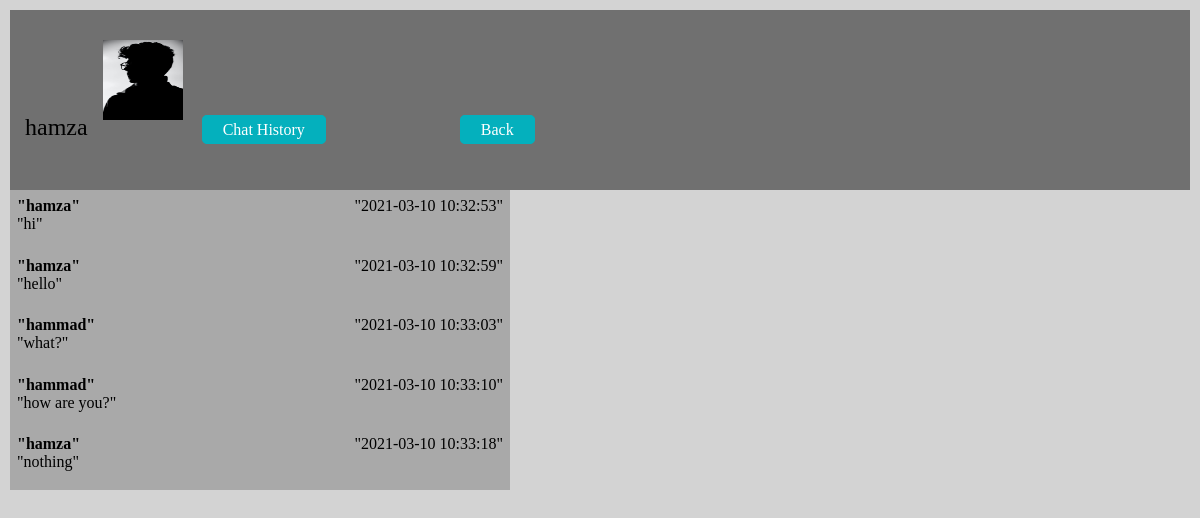
The app's page /chat_history.php?id=19 (signed in) with its own data.
### tables this page shows
CREATE TABLE `users` (
  `user_id` int(50) NOT NULL,
  `username` varchar(50) NOT NULL,
  `email` varchar(50) NOT NULL,
  `password` varchar(50) NOT NULL,
  `confirm_password` varchar(50) NOT NULL,
  `login_status` tinyint(4) NOT NULL DEFAULT 0,
  `last_login` datetime NOT NULL,
  `profile_image` varchar(100) NOT NULL
);

CREATE TABLE `chat_history` (
  `id` int(11) NOT NULL,
  `user_id` int(11) NOT NULL,
  `msg` varchar(240) NOT NULL,
  `date_time` datetime NOT NULL
);

### chat_history.php (the view, shortened to what this page needs)
<?php
include 'connection.php';
if(isset($_SESSION['userid']) || isset($_COOKIE['userid']))
{
$second_user = $_GET['id'];
$query ="SELECT users.username, chat_history.msg, chat_history.date_time
FROM users
INNER JOIN chat_history ON users.user_id = chat_history.user_id	";
$result = mysqli_query($con,$query);
$query1 ="SELECT * FROM `users` WHERE `user_id`= '$second_user'";
$result1 = mysqli_query($con,$query1);
$row1 = mysqli_fetch_array($result1);
}
else
{
    header('location: index.php');
}
?>
<!DOCTYPE html>
<html lang="en">
<head>
    <link rel="stylesheet" href="css/style.css">
</head>
<body>
    <div class="container">
        <div class="color">
        <div class="button-bar">
        <?php echo'
            <span style="font-size: 1.5em;">'.$row1['username'].'<img style="height: 80px; width: 80px; padding:15px;" src="'.$row1['profile_image'].'" alt=""></span>';
            ?>
            <?php
             echo ' <a href="chat_history.php?id='.$_GET['id'].'">Chat History</a>';
            ?>
            <a href="online.php">Back</a>
        </div>
        </div>
        <div class="message">
        <table id="chats">
           <tbody>
               <?php
               while($row=mysqli_fetch_array($result))
               {
               echo '
           <tr><td valign="top"><div><strong>"'.$row['username'].'"</strong></div><div>"'.$row['msg'].'"</div><td align="right" valign="top">"'.$row['date_time'].'"</td></tr>';
            }
           ?>
        </tbody>
        </table>
        </div>
    </div>
</body>
</html>

### css/style.css (style rules this page uses)
* { margin: 0px; padding: 0px; }
.container { height: 100vh; padding: 10px; background-color: lightgray; }
table { width: 35%; background-color: darkgrey; }
table td { padding: 10px; column-gap: 50px; }
.color { padding: 15px; height: 150px; background-color: rgb(112, 112, 112); }
.button-bar a { margin-right: 130px; padding: 5px 20px 5px 20px; border: 1px solid rgb(4, 176, 189); border-radius: 5px; color: white; text-decoration: none; background-color: rgb(4, 176, 189); }
#chats { width: 500px; height: 300px; }
#chats tr td { padding: 5px; column-gap: 5px; }
.message { background-color: grey; width: 500px; }

### records on screen
users: username "hamza", profile_image (picture)
chat_history: user.username "hamza", msg "hi", date_time "2021-03-10 10:32:53"
chat_history: user.username "hamza", msg "hello", date_time "2021-03-10 10:32:59"
chat_history: user.username "hammad", msg "what?", date_time "2021-03-10 10:33:03"
chat_history: user.username "hammad", msg "how are you?", date_time "2021-03-10 10:33:10"
chat_history: user.username "hamza", msg "nothing", date_time "2021-03-10 10:33:18"
